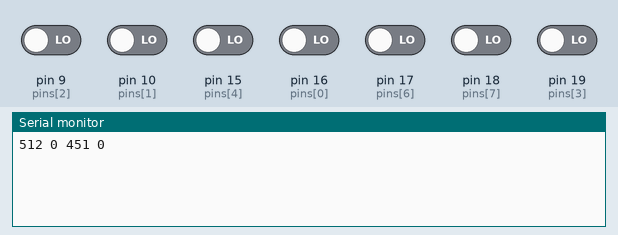
Simulated run of this sketch. Board: Arduino Leonardo, built with avr-gcc and run on an emulated ATmega32U4. On the bench: the last lines printed to the serial monitor. The test bench sets the inputs (shaded band); at power-on: pin 9 (pins[2]), pin 10 (pins[1]), pin 15 (pins[4]), pin 16 (pins[0]), pin 17 (pins[6]), pin 18 (pins[7]), pin 19 (pins[3]) LOW. USB keyboard and mouse output is not drawn.

Above: at 1.2 s.
1.3 s: pin 18 (pins[7]) driven HIGH
At 2.5 s:
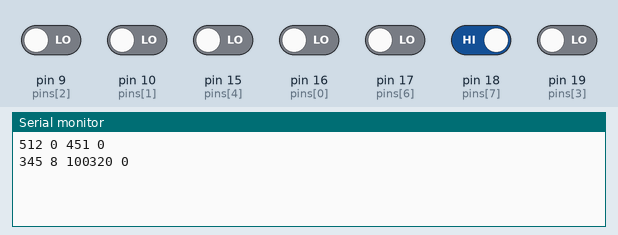
2.8 s: pin 17 (pins[6]) driven HIGH
At 4.0 s:
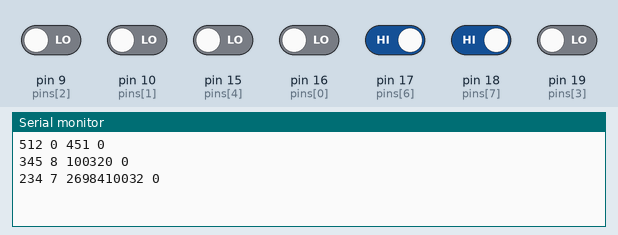
4.3 s: pin 16 (pins[0]) driven HIGH
At 5.2 s:
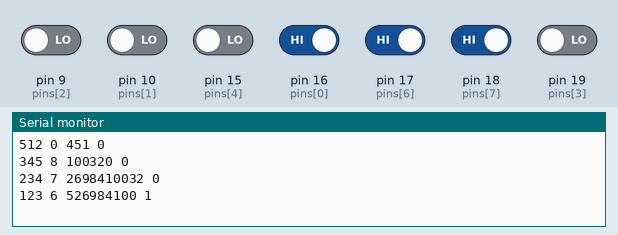
5.8 s: pin 15 (pins[4]) driven HIGH
At 6.2 s:
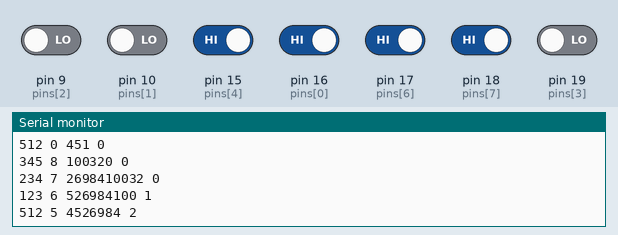
7.3 s: pin 19 (pins[3]) driven HIGH
At 8.5 s:
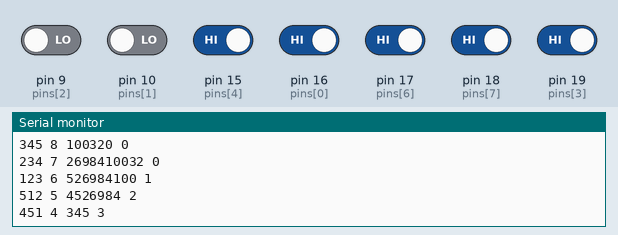
8.8 s: pin 9 (pins[2]) driven HIGH
At 9.7 s:
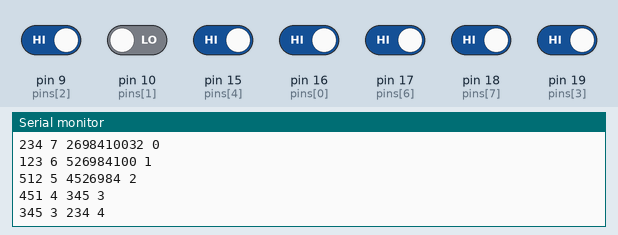
Timing chart, 0 to 11.3 s (numbered marks = the images above; inputs shaded):
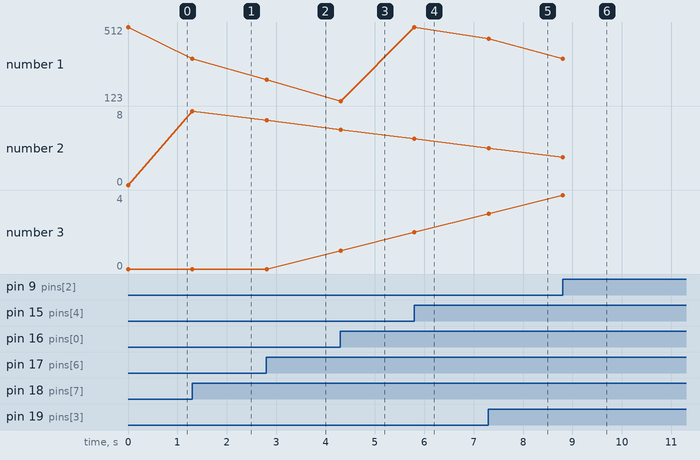

Measured:
- after the input at 1.3 s, the serial monitor: prints a new line at once (image 1)
- after the input at 2.8 s, the serial monitor: prints a new line at once (image 2)
- after the input at 4.3 s, the serial monitor: prints a new line at once (image 3)
- after the input at 5.8 s, the serial monitor: prints a new line at once (image 4)
- after the input at 7.3 s, the serial monitor: prints a new line at once (image 5)
- after the input at 8.8 s, the serial monitor: prints a new line at once (image 6)
- plotted number 1: 512 → 345 after the input at 1.3 s, 345 → 234 after the input at 2.8 s, 234 → 123 after the input at 4.3 s, 123 → 512 after the input at 5.8 s, 512 → 451 after the input at 7.3 s
- plotted number 2: 0 → 8 after the input at 1.3 s, 8 → 7 after the input at 2.8 s, 7 → 6 after the input at 4.3 s, 6 → 5 after the input at 5.8 s, 5 → 4 after the input at 7.3 s

The sketch:

sketch_oct15b.ino
```cpp
#include <HID-Project.h>
#include <HID-Settings.h>

#define NO_OF_SENSORS 8
#define GND 21
// int pins[]={19,18,15,14,16,10,9,8};
int possible[]={1,2,3,4,5,1,2,3,4,5,1,2,3,4,5};
int pins[]={16,10,9,19,15,16,17,18};
bool readpin(int pin){
    digitalWrite(GND,HIGH);
    // delay(10);

    digitalWrite(GND,LOW);
    // delay(10);

    return !digitalRead(pin);
}
int currentState, previousState;
int currentValue = 0;
int relative;


void setup() {

    for (int i=0;i<NO_OF_SENSORS;i++){
    pinMode(pins[i],INPUT);
  }
  pinMode(GND,OUTPUT);
  // put your setup code here, to run once:
  Serial.begin(9600);
  Consumer.begin();
}

void loop() {
  // Convert to current state
  int output[6]={false};
  for (int j=0;j<5;j++){
  for (int i=0;i<NO_OF_SENSORS; i++){
    if (readpin(pins[i])){
      output[i]=true;
      currentState=i+1;
    }


  }
  delay(1);
  }

// for (int i=0;i<5;i++){
//   Serial.print(output[i]);
// }

// Serial.print(" ");

  // handle relativity
  // Serial.print(currentState);
  // Serial.print(" ");
  if (currentState != previousState){
    int mid=NO_OF_SENSORS+previousState-1;
    for (int i=mid-((NO_OF_SENSORS-1)/2);i<mid;i++){
        Serial.print(possible[i]);
        if (possible[i]==currentState){
          currentValue-=mid-i;
          Consumer.write(MEDIA_VOLUME_DOWN);
          delay(5);
        }
    }
    Serial.print(" ");


  Serial.print(previousState);
    Serial.print(" ");
    for (int i=mid+1;i<mid+((NO_OF_SENSORS-1)/2)+1;i++){
      Serial.print(possible[i]);
        if (possible[i]==currentState){
          currentValue+=i-mid;
          Consumer.write(MEDIA_VOLUME_UP);
          delay(5);
        }
    }

  Serial.print(" ");
  Serial.println(currentValue);
  }

  previousState =currentState;
}
```
